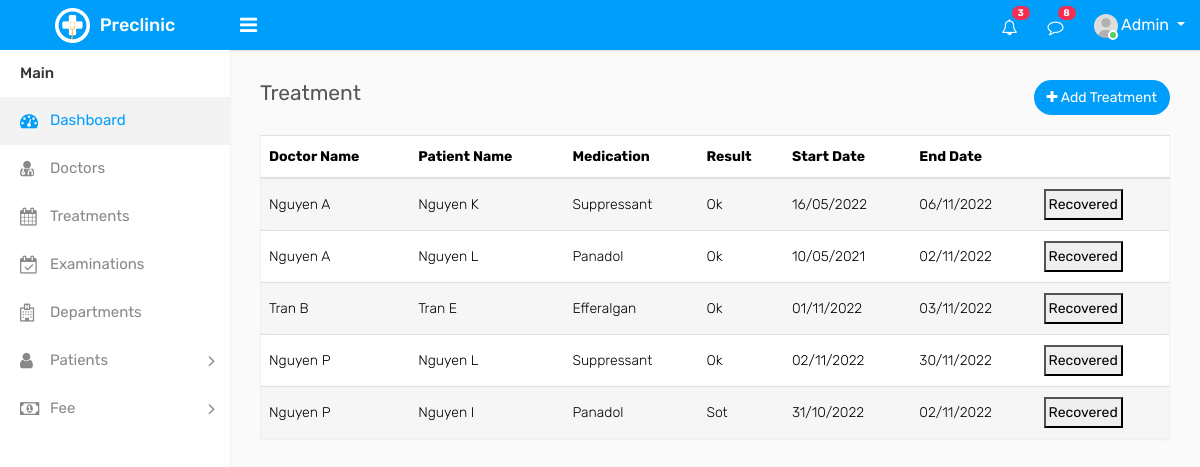
The app's page /admin/treatment.php, older data.
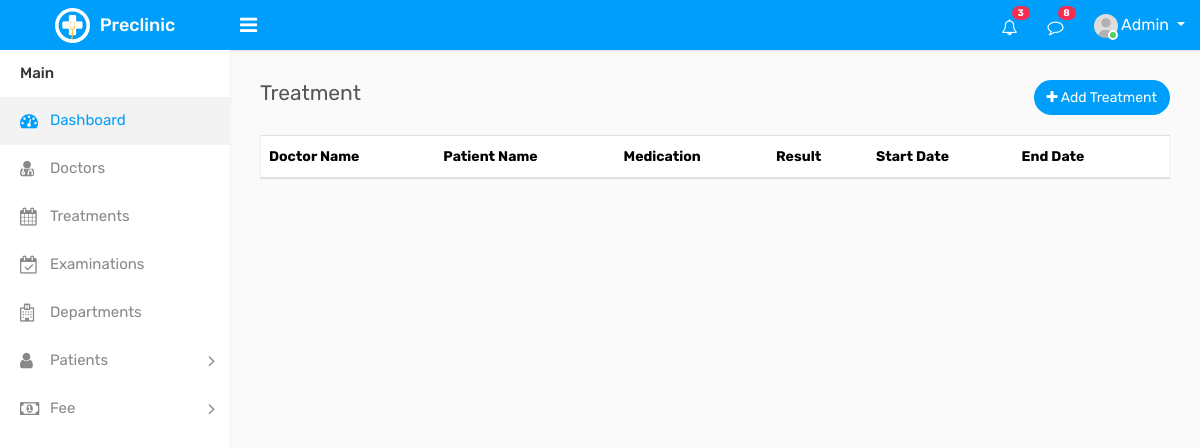
The same page, newer data.
### tables this page shows
CREATE TABLE `inpatient` (
  `ID` int(11) NOT NULL,
  `Unique_code` varchar(15) NOT NULL,
  `First_name` varchar(50) NOT NULL,
  `Last_name` varchar(50) NOT NULL,
  `type` varchar(5) NOT NULL COMMENT '''IP''',
  `DoB` text DEFAULT NULL,
  `Gender` varchar(10) DEFAULT NULL COMMENT 'male/female',
  `Address` varchar(50) DEFAULT NULL,
  `Phone_number` varchar(10) NOT NULL,
  `Date_of_admission` text DEFAULT NULL,
  `Diagnois` varchar(100) DEFAULT NULL,
  `Sickroom` varchar(50) DEFAULT '-',
  `Date_of_discharge` text DEFAULT NULL,
  `Fee` float DEFAULT NULL,
  `Full_name` varchar(100) GENERATED ALWAYS AS (concat(`First_name`,' ',`Last_name`)) STORED,
  `status` varchar(25) NOT NULL
);

### connection.php (called while the page is built, shortened)
<?php
	function executeQuery($sql){
        include ('db.inc');
        $conn = new mysqli($servername, $username, $password, $dbname);
		if (!($result = $conn->query($sql)))
		    echo $conn->connect_error;
		return $result;
    }
?>

### admin/treatment.php (the view, shortened to what the changed rows need)
<?php
  include("../connection.php");
?>
<!DOCTYPE html>
<html lang="en">
<head>
    <link rel="stylesheet" type="text/css" href="assets/css/bootstrap.min.css">
    <link rel="stylesheet" type="text/css" href="assets/css/font-awesome.min.css">
    <link rel="stylesheet" type="text/css" href="assets/css/select2.min.css">
    <link rel="stylesheet" type="text/css" href="assets/css/style.css">
</head>
<body>
    <div class="main-wrapper">
        <div class="page-wrapper">
            <div class="content">
                <div class="row">
                    <div class="col-md-12">
                        <div class="table-responsive">
                            <table class="table table-striped custom-table">
                                <thead>
                                    <tr>
                                        <th>Doctor Name</th>
                                        <th>Patient Name</th>
                                        <th>Medication</th>
                                        <th>Result</th>
                                        <th>Start Date</th>
                                        <th>End Date</th>
                                        <th></th>
                                    </tr>
                                </thead>
                                <form method="post">
                                    <tbody>
                                        <?php
                                        $sql = "SELECT DISTINCT medication.Name, inpatient.ID, inpatient.First_name, inpatient.Last_name, doctor.Full_name, treatment.Result, treatment.Start_date, treatment.End_date
                                                FROM treatment, doctor, inpatient, medication
                                                WHERE treatment.E_Unique_code = doctor.ID
                                                and treatment.P_ID = inpatient.ID
                                                and treatment.M_Unique_code = medication.M_Unique_code;";
                                        $result = executeQuery($sql);
                                        if (mysqli_num_rows($result) > 0) {
                                            while($row = mysqli_fetch_assoc($result)) {
                                    ?>
                                        <tr>
                                            <td><?php echo $row["Full_name"] ?></td>
                                            <td><?php echo $row["First_name"] ?> <?php echo $row["Last_name"] ?></td>
                                            <td><?php echo $row["Name"] ?></td>
                                            <td><?php echo $row["Result"] ?></td>
                                            <td><?php echo $row["Start_date"] ?></td>
                                            <td><?php echo $row["End_date"] ?></td>
                                            <td><button name="update" value="<?php echo $row["ID"]; ?>"
                                                    style="padding: 03px"
                                                    onclick='return confirm("Do you want to update?")'>Recovered</button>
                                            </td>
                                        </tr>
                                        <?php } }?>
                                    </tbody>
                                </form>
                            </table>
                        </div>
                    </div>
                </div>
            </div>
        </div>
    </div>
</body>
</html>

Row changes from the older to the newer data that the page shows:
no longer on this page (row edited): inpatient: Full_name "Nguyen A", First_name "Nguyen", Last_name "K", Name "Suppressant", Result "Ok", Start_date "16/05/2022", End_date "06/11/2022", $row["ID"] 88 (drawn)
no longer on this page (row unchanged): inpatient: Full_name "Nguyen A", First_name "Nguyen", Last_name "L", Name "Panadol", Result "Ok", Start_date "10/05/2021", End_date "02/11/2022", $row["ID"] 89 (drawn), Full_name "Nguyen P", Name "Suppressant", Start_date "02/11/2022", End_date "30/11/2022"
no longer on this page (row unchanged): inpatient: Full_name "Tran B", First_name "Tran", Last_name "E", Name "Efferalgan", Result "Ok", Start_date "01/11/2022", End_date "03/11/2022", $row["ID"] 93 (drawn)
no longer on this page (row unchanged): inpatient: Full_name "Nguyen P", First_name "Nguyen", Last_name "I", Name "Panadol", Result "Sot", Start_date "31/10/2022", End_date "02/11/2022", $row["ID"] 92 (drawn)
